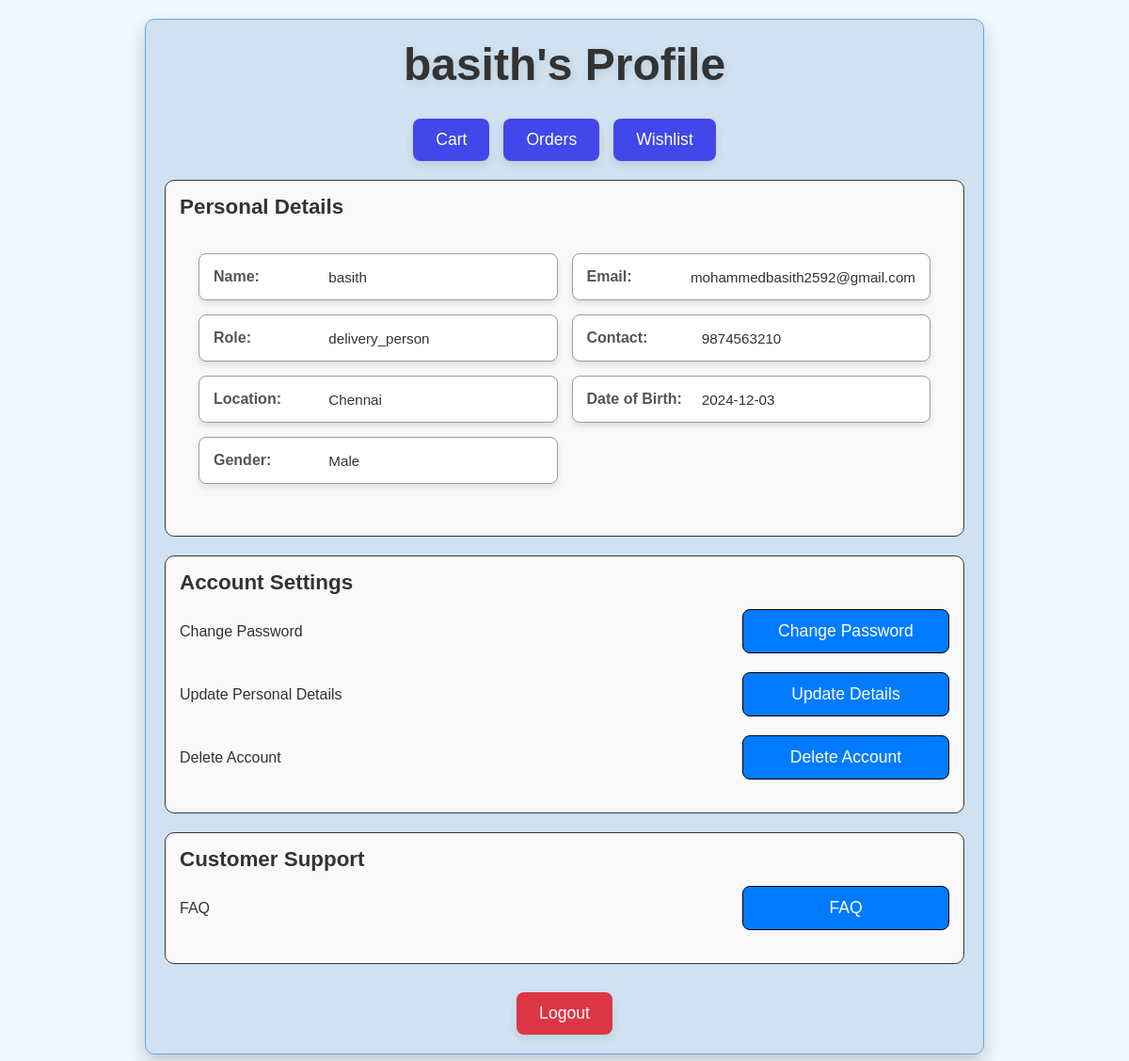
Before: /auth/profile/3 (signed in) with the older database file.
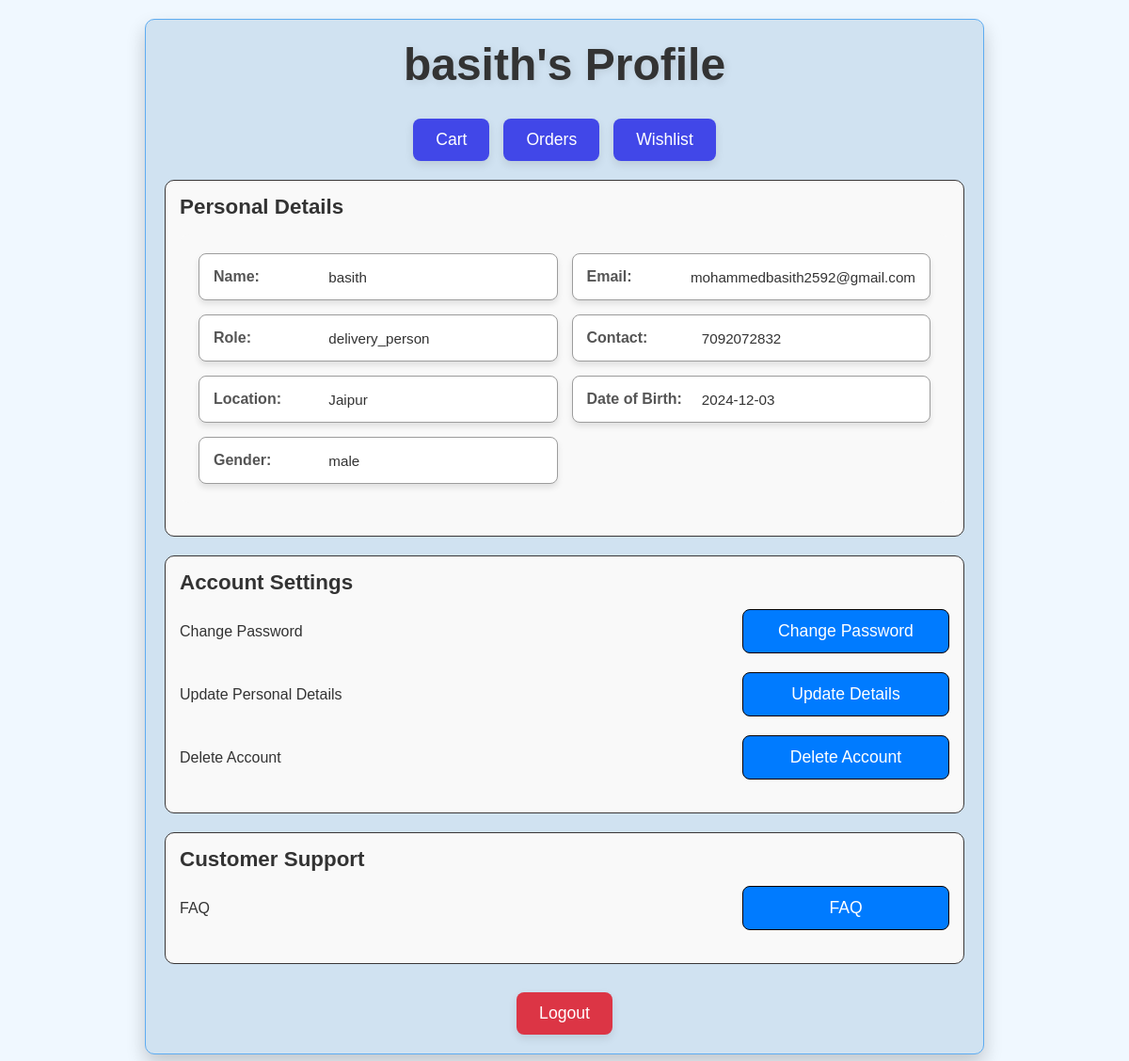
After: the same page with the newer database file.
### app/models.py (models this page shows, shortened)
class User(UserMixin, db.Model):
    id = db.Column(db.Integer, primary_key=True)
    username = db.Column(db.String(50), nullable=False)
    email = db.Column(db.String(100), unique=True, nullable=False)
    password = db.Column(db.String(255), nullable=False)
    role = db.Column(db.String(20), nullable=False)
    contact = db.Column(db.String(20), nullable=False)
    location = db.Column(db.String(100), nullable=False)
    dob = db.Column(db.Date, nullable=False)
    gender = db.Column(db.String(10), nullable=False)
    reset_token = db.Column(db.String(128), nullable=True)
    status = db.Column(db.String(20), default='pending')

### app/auth.py (the view)
@auth.route('/profile/<int:id>')
@login_required
def profile(id):
    user = User.query.get(id)
    if not user:
        abort(404)
    from flask_login import current_user
    if current_user.id != id and current_user.role != 'admin':
        abort(403)
    return render_template('profile.html', user=user)

### app/templates/profile.html (shortened to what this page needs)
<!DOCTYPE html>
<html lang="en">
<head>
</head>
<body>
    <div class="container">
        <header>
            <h1>{{ user.username }}'s Profile</h1>
        </header>
        <div class="center-buttons">
            <button>Cart</button>
            <button>Orders</button>
            <button>Wishlist</button>
        </div>
        <section id="personal-details">
            <h2>Personal Details</h2>
        <ul class="info">
            <li>
                <span class="label">Name:</span>
                <span class="value">{{ user.username }}</span>
            </li>
            <li>
                <span class="label">Email:</span>
                <span class="value">{{ user.email }}</span>
            </li>
            <li>
                <span class="label">Role:</span>
                <span class="value">{{ user.role }}</span>
            </li>
            <li>
                <span class="label">Contact:</span>
                <span class="value">{{ user.contact }}</span>
            </li>
            <li>
                <span class="label">Location:</span>
                <span class="value">{{ user.location }}</span>
            </li>
            <li>
                <span class="label">Date of Birth:</span>
                <span class="value">{{ user.dob }}</span>
            </li>
            <li>
                <span class="label">Gender:</span>
                <span class="value">{{ user.gender }}</span>
            </li>
        </ul>
        </section>
        <section id="account-settings">
            <h2>Account Settings</h2>
            <div>
                <span>Change Password</span>
                    <button class="change-password-btn">Change Password</button>
            </div>
            <div>
                <span>Update Personal Details</span>
                <form action="{{ url_for('auth.update_details', id=user.id) }}" method="get" style="display: inline;">
                    <button type="submit" class="btn btn-primary">Update Details</button>
                </form>
            </div>
            <div>
                <span>Delete Account</span>
                <a href="{{ url_for('auth.confirm_delete', id=user.id) }}">
                    <button class="delete-account-btn">Delete Account</button>
                </a>
            </div>
        </section>
        <section id="support">
            <h2>Customer Support</h2>
            <div>
                <span>FAQ</span>
                <button>FAQ</button>
            </div>
        </section>
        <footer>
            <form action="{{ url_for('auth.logout') }}" class="btn logout-btn" method="get" style="display: inline;">
                <button class="logout-btn">Logout</button>
            </form>
        </footer>
    </div>
</body>
</html>

### app/templates/profile.html (style rules this page uses)
body { font-family: Arial, sans-serif; margin: 0; padding: 0; display: flex; flex-direction: column; align-items: center; background-color: #f0f8ff; }
.container { width: 90%; max-width: 850px; background: #d0e2f1; border: 1px solid #5eacf1; border-radius: 10px; padding: 20px; box-shadow: 0 10px 20px rgba(0, 0, 0, 0.2); margin: 20px 0; position: relative; z-index: 10; }
header { text-align: center; margin-bottom: 30px; }
header h1 { margin: 0; font-size: 3em; color: #333; font-weight: bold; text-shadow: 2px 2px 8px rgba(0, 0, 0, 0.1); transition: all 0.3s ease-in-out; }
.center-buttons { display: flex; justify-content: center; gap: 15px; margin: 20px 0; }
.center-buttons button { padding: 12px 24px; background-color: #4147e8; color: #fff; border: none; border-radius: 8px; cursor: pointer; font-size: 1.1em; transition: all 0.3s ease-in-out; box-shadow: 0 4px 10px rgba(0, 0, 0, 0.1); }
ul.info { list-style: none; padding: 20px; border-radius: 10px; background-color: #f9f9f9; display: grid; grid-template-columns: repeat(2, 1fr); gap: 15px; margin-bottom: 20px; }
ul.info li { background: #ffffff; padding: 15px; border: 1px solid #9c9c9c; border-radius: 8px; box-shadow: 0 4px 6px rgba(0, 0, 0, 0.1); display: flex; flex-direction: row; justify-content: space-between; align-items: center; text-align: left; }
ul.info .label { font-weight: bold; color: #555; margin-right: 10px; flex-basis: 30%; }
ul.info .value { font-size: 0.95rem; color: #333; flex-basis: 65%; word-wrap: break-word; }
section { border: 1px solid #393636; border-radius: 10px; padding: 15px; margin-bottom: 20px; background-color: #f9f9f9; }
section h2 { margin: 0 0 15px; font-size: 1.4em; color: #333; }
section div { display: flex; justify-content: center; align-items: center; margin-bottom: 10px; }
#account-settings div, #performance div, #support div { display: flex; justify-content: space-between; align-items: center; margin-bottom: 20px; }
#account-settings button, #performance button, #support button { width: 220px; padding: 12px 20px; text-align: center; background-color: #007bff; color: #fff; border: black 1px solid; border-radius: 8px; cursor: pointer; font-size: 1.1em; transition: all 0.3s ease; }
#account-settings span, #performance span, #support span { flex: 1; text-align: left; font-size: 1em; color: #333; padding-right: 15px; }
section div span { flex: 1; text-align: left; font-size: 1em; color: #555; }
section div button { padding: 8px 16px; background-color: #007bff; color: #fff; border: none; border-radius: 5px; cursor: pointer; font-size: 0.95em; }
footer { text-align: center; margin-top: 30px; }
footer button { padding: 12px 24px; background-color: #dc3545; color: #fff; border: none; border-radius: 8px; cursor: pointer; font-size: 1.1em; transition: all 0.3s ease; box-shadow: 0 4px 10px rgba(0, 0, 0, 0.1); }

Changed rows visible on the page:
changed User "basith": contact "9874563210" → "7092072832"; location "Chennai" → "Jaipur"; gender "Male" → "male"
